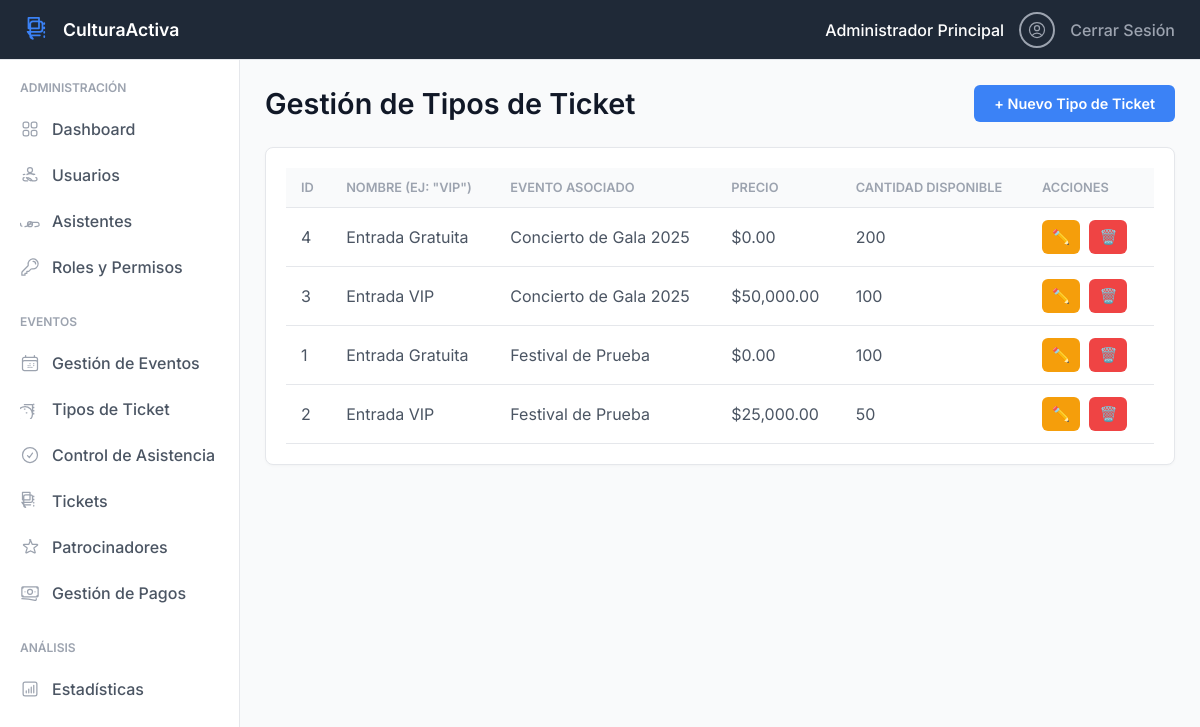
The page /admin/tipos_ticket.php (signed in) on the database its author committed.
### tables this page shows
CREATE TABLE `tipos_ticket` (
  `id_tipo_ticket` int(11) NOT NULL,
  `id_evento` int(11) DEFAULT NULL,
  `nombre` varchar(100) NOT NULL COMMENT 'Ej: Regular, VIP, Estudiante',
  `precio` decimal(10,2) NOT NULL DEFAULT 0.00,
  `cantidad_disponible` int(11) DEFAULT NULL
);

CREATE TABLE `eventos` (
  `id_evento` int(11) NOT NULL,
  `nombre` varchar(255) NOT NULL,
  `descripcion` text DEFAULT NULL,
  `fecha_evento` datetime NOT NULL,
  `lugar` varchar(255) NOT NULL,
  `id_organizador` int(11) DEFAULT NULL,
  `fecha_publicacion` timestamp NOT NULL DEFAULT current_timestamp(),
  `estado` varchar(50) DEFAULT 'Borrador',
  `capacidad` int(11) DEFAULT 500,
  `visibilidad` varchar(50) DEFAULT 'Público'
);

### includes/functions.php (called while the page is built, shortened)
<?php
function hasPermission($permiso_nombre) {
    return isset($_SESSION['permissions'][$permiso_nombre]) && $_SESSION['permissions'][$permiso_nombre] === true;
}
?>

### admin/tipos_ticket.php (the view, shortened to what this page needs)
<?php
require '../includes/functions.php';
require '../includes/db_connection.php';
$stmt = $pdo->query("
    SELECT tt.*, e.nombre as evento_nombre
    FROM tipos_ticket tt
    JOIN eventos e ON tt.id_evento = e.id_evento
    ORDER BY e.nombre, tt.precio ASC
");
$tipos = $stmt->fetchAll();
include '../includes/header.php';
include '../includes/sidebar.php';
?>
<main class="content">
    <div class="header-bar">
        <h1>Gestión de Tipos de Ticket</h1>
        <?php if (hasPermission('crear_tipos_ticket')):  ?>
            <a href="tipo_ticket_gestionar.php" class="btn btn-primary">+ Nuevo Tipo de Ticket</a>
        <?php endif; ?>
    </div>
    <div class="card">
        <div class="card-body">
            <table>
                <thead>
                    <tr>
                        <th>ID</th>
                        <th>Nombre (Ej: "VIP")</th>
                        <th>Evento Asociado</th>
                        <th>Precio</th>
                        <th>Cantidad Disponible</th>
                        <th>Acciones</th>
                    </tr>
                </thead>
                <tbody>
                    <?php foreach ($tipos as $tipo): ?>
                        <tr>
                            <td><?php echo $tipo['id_tipo_ticket']; ?></td>
                            <td><?php echo htmlspecialchars($tipo['nombre']); ?></td>
                            <td><?php echo htmlspecialchars($tipo['evento_nombre']); ?></td>
                            <td>$<?php echo number_format($tipo['precio'], 2); ?></td>
                            <td><?php echo htmlspecialchars($tipo['cantidad_disponible']); ?></td>
                            <td>
                                <?php if (hasPermission('editar_tipos_ticket')):  ?>
                                    <a href="tipo_ticket_gestionar.php?id=<?php echo $tipo['id_tipo_ticket']; ?>" class="btn btn-icon btn-edit" title="Editar">✏️</a>
                                <?php endif; ?>
                                <?php if (hasPermission('eliminar_tipos_ticket')):  ?>
                                    <a href="tipo_ticket_eliminar.php?id=<?php echo $tipo['id_tipo_ticket']; ?>" class="btn btn-icon btn-delete" title="Eliminar" onclick="return confirm('¿Seguro?');">🗑️</a>
                                <?php endif; ?>
                            </td>
                        </tr>
                    <?php endforeach; ?>
                </tbody>
            </table>
        </div>
    </div>
</main>
<?php include '../includes/footer.php'; ?>

### public/css/style.css (style rules this page uses)
:root { --primary-blue: #3B82F6; --primary-light-blue: #EFF6FF; --dark-blue-grey: #1F2937; --background-body: #F9FAFB; --card-bg: #FFFFFF; --border-light: #E5E7EB; --text-title: #111827; --text-body: #4B5563; --text-muted: #9CA3AF; --success-green: #10B981; --success-bg: #D1FAE5; --danger-red: #EF4444; --danger-bg: #FEE2E2; --warning-orange: #F59E0B; --warning-bg: #FFFBEB; --info-purple: #8B5CF6; --info-bg: #EDE9FE; }
body, html { margin: 0; padding: 0; font-family: 'Inter', -apple-system, BlinkMacSystemFont, "Segoe UI", Roboto, "Helvetica Neue", Arial, sans-serif; background-color: var(--background-body); color: var(--text-body); }
* { box-sizing: border-box; }
body { padding-top: 60px; padding-left: 240px; }
.header-bar { display: flex; justify-content: space-between; align-items: center; margin-bottom: 25px; }
.header-bar h1 { margin: 0; font-size: 1.8rem; color: var(--text-title); font-weight: 600; }
.card { background-color: var(--card-bg); border-radius: 8px; border: 1px solid var(--border-light); box-shadow: 0 1px 3px rgba(0, 0, 0, 0.03); margin-bottom: 20px; }
.card-body { padding: 20px; }
.btn { padding: 10px 20px; border: none; border-radius: 6px; cursor: pointer; text-decoration: none; font-size: 0.9rem; font-weight: 600; display: inline-block; transition: all 0.2s ease; }
.btn-primary { background-color: var(--primary-blue); color: white; }
.btn-icon { padding: 8px 10px; margin-right: 5px; }
.btn-edit { background-color: var(--warning-orange); color: white; }
.btn-delete { background-color: var(--danger-red); color: white; }
table { width: 100%; border-collapse: collapse; }
table th, table td { padding: 12px 15px; text-align: left; border-bottom: 1px solid var(--border-light); vertical-align: middle; }
table th { background-color: var(--background-body); font-size: 0.8rem; text-transform: uppercase; color: var(--text-muted); font-weight: 600; }
table td { color: var(--text-body); }

### rows shown on the page
tipos_ticket: id_tipo_ticket "4", nombre "Entrada Gratuita", id_evento.nombre "Concierto de Gala 2025", precio "0.00", cantidad_disponible "200"
tipos_ticket: id_tipo_ticket "3", nombre "Entrada VIP", id_evento.nombre "Concierto de Gala 2025", precio "50,000.00", cantidad_disponible "100"
tipos_ticket: id_tipo_ticket "1", nombre "Entrada Gratuita", id_evento.nombre "Festival de Prueba", precio "0.00", cantidad_disponible "100"
tipos_ticket: id_tipo_ticket "2", nombre "Entrada VIP", id_evento.nombre "Festival de Prueba", precio "25,000.00", cantidad_disponible "50"

### other values the page prints
$_SESSION['user_name'] "Administrador Principal"
